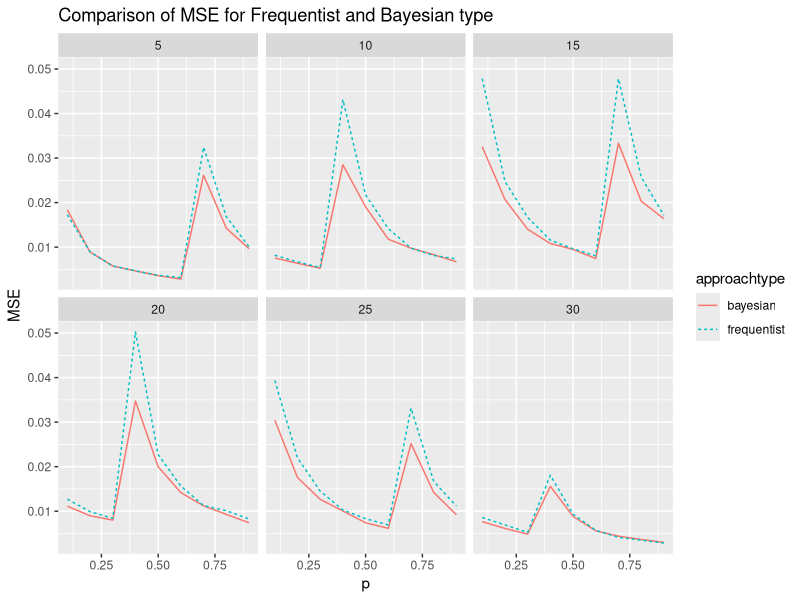
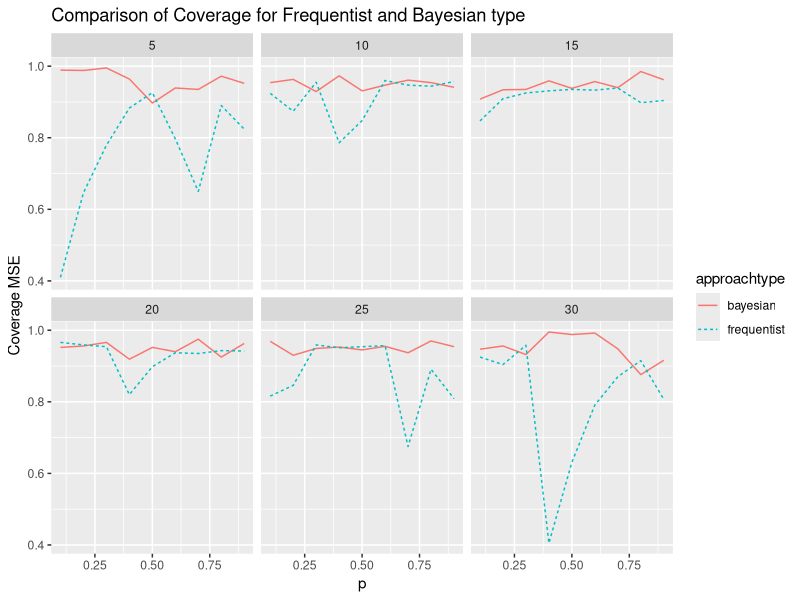

Source code (R) for these figures, in order:
knitr::opts_chunk$set(echo = TRUE)

## # Author:  Ben Lehmann
## # Date:    2024-05-07
## # Purpose: Portfolio 3: Working with Simulations
## #-------------------------------------------------------------------------------

library(ggplot2)

#Instead of making many functions, I can use an if loop in 1 function to get the type and value of the type
mse_value <- function(nval,pval,type){
  y1 <- rbinom(1e3, nval, pval)   
  if (type == "frequentist") {  #If the type is frequentist, we will use the phat for the frequentist method
    p_hat1 <- y1 / nval
  } else if (type == "bayesian") {  #Compute the phat for bayesian method
    p_hat1 <- (0.5 + y1) / (1 + nval)
  }
  mse <- mean((p_hat1 - pval)^2)  #We return the MSE of which ever type
  return(mse)
}

#Instead of creating multiple functions, We can create another function that can do the same thing with an if loop
calc_cover <- function(nvalue, pvalue, type) {
  alpha <- 0.05
  y2 <- rbinom(1e3, nvalue, pvalue)
  if (type == "frequentist") {  #If we call back frequentist approach, the function will return the frequentist interval
    p_hat <- y2 / nvalue  #get the phat
    ci_low <- p_hat - qnorm(1 - alpha/2) * sqrt(p_hat * (1 - p_hat) / nvalue)  #Calculate the normal interval
    ci_up <- p_hat + qnorm(1 - alpha/2) * sqrt(p_hat * (1 - p_hat) / nvalue)
  } else if (type == "bayesian") { #If we call back bayes approach, the function will return the frequentist interval
    p_hat <- (0.5 + y2) / (1 + nvalue)
    ci_low <- qbeta(alpha/2, 0.5 + y2, 0.5 + nvalue - y2)
    ci_up <- qbeta(1 - alpha/2, 0.5 + y2, 0.5 + nvalue - y2)  #From the PDF
  }
  coverage <- mean(ci_low <= pvalue & pvalue <= ci_up)
  return(coverage)
}

#Now we can create multiple n x p Matrices of 0's, then we can add the new distribution values to them
mse_frequent <- matrix(0, nrow = 6, ncol = 9)
mse_bayes <- matrix(0, nrow = 6, ncol = 9)
coverage_frequent <- matrix(0, nrow = 6, ncol = 9)
coverage_bayes <- matrix(0, nrow = 6, ncol = 9)

#Create a Simulation looping through the Matrices
nvlues <- c(5, 10, 15, 20, 25, 30)
pvlues <- c(0.1, 0.2, 0.3, 0.4, 0.5, 0.6, 0.7, 0.8, 0.9)
for (i in 1:length(nvlues)) {  #Iterate throught the matrices which is the size of the number of n values and p values
  for (j in 1:length(pvlues)) {
    n <- c(5, 10, 15, 20, 25, 30)[i]  #Index through the n values
    p <- c(0.1, 0.2, 0.3, 0.4, 0.5, 0.6, 0.7, 0.8, 0.9)[j]  #Index through the p values
    mse_frequent[i, j] <- mse_value(n, p, "frequentist")  #Call back the function
    mse_bayes[i, j] <- mse_value(n, p, "bayesian")
    coverage_frequent[i, j] <- calc_cover(n, p, "frequentist")
    coverage_bayes[i, j] <- calc_cover(n, p, "bayesian")
  }
}

mse_data <- data.frame(n_vals = rep(c(5, 10, 15, 20, 25, 30), each = 9),
                       p_vals = rep(c(0.1, 0.2, 0.3, 0.4, 0.5, 0.6, 0.7, 0.8, 0.9), times = 6),
                       approachtype = rep(c("frequentist", "bayesian"), each = 54),
                       mse = c(mse_frequent, mse_bayes))  

ggplot(mse_data, aes(x = p_vals, y = mse, color = approachtype, linetype = approachtype)) +
  geom_line() +
  facet_wrap(~n_vals) +
  xlab("p") +
  ylab("MSE") + ggtitle("Comparison of MSE for Frequentist and Bayesian type")

coverage_df <- data.frame(n_vals = rep(c(5, 10, 15, 20, 25, 30), each = 9),
                            p_vals = rep(c(0.1, 0.2, 0.3, 0.4, 0.5, 0.6, 0.7, 0.8, 0.9), times = 6),
                            approachtype = rep(c("frequentist", "bayesian"), each = 54),
                            coveragevals = c(coverage_frequent, coverage_bayes))

 ggplot(coverage_df, aes(x = p_vals, y = coveragevals, color = approachtype, linetype = approachtype)) +
  geom_line() +
  facet_wrap(~n_vals) +
  xlab("p") +
  ylab("Coverage MSE") +
  ggtitle("Comparison of Coverage for Frequentist and Bayesian type")

